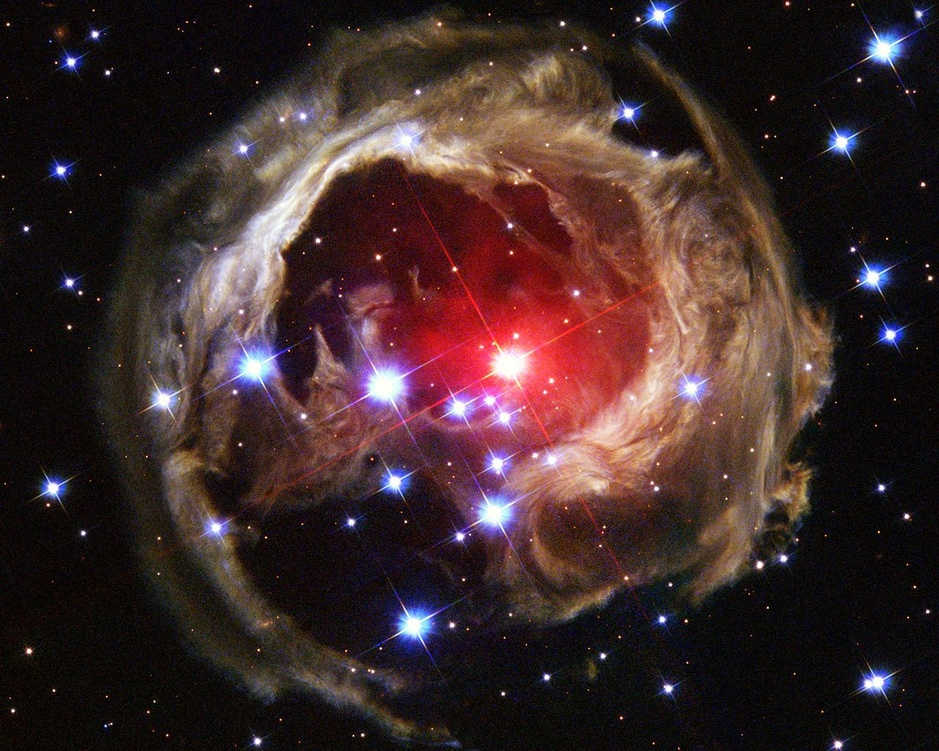
#> input picture Backend/Cutting pictures/picture_source/5276d09a0e69f.jpg, 939 x 751 px, shrunk from 1280 x 1024 before the run; its folder holds only this picture in this run
$ python main.py
#> lines starting #> are read from the running program, lines starting #| are printed output that depends on the picture
### Backend/Cutting pictures/picture.py
import cv2
import os
from threading import Thread
from multiprocessing import cpu_count
from concurrent.futures.process import ProcessPoolExecutor


def check_or_create_dirs():
    dir_list = ["large", "medium", "small"]
    for directory in dir_list:
        os.makedirs(directory, exist_ok=True)


def picture_cutting(picture_name, folder, y, x):
#> called with picture_name = '5276d09a0e69f.jpg', folder = 'large', y = 500, x = 500
    img = cv2.imread(f"picture_source/{picture_name}")
#> img is the input picture: shape (751, 939, 3); mean B, G, R 42.5, 42.5, 62.5
    cv2.imwrite(f"{folder}/{picture_name}", img[0:y, 0:x])
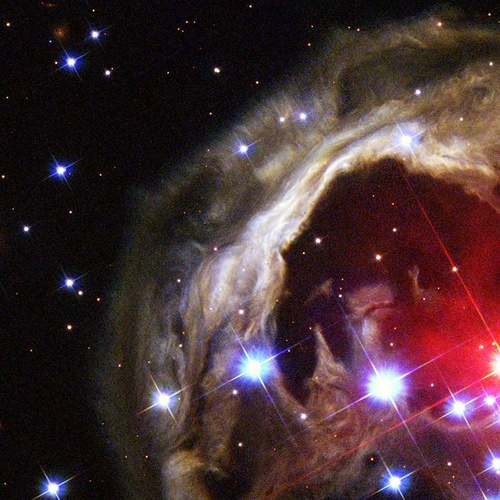
#> saved as 5276d09a0e69f.jpg: shape (500, 500, 3); mean B, G, R 51.5, 48.4, 71.4


def sync_cutting(files_name):
    for name in files_name:
        picture_cutting(name, "large", 500, 500)
        picture_cutting(name, "medium", 300, 500)
#> call 2 of picture_cutting, with picture_name = '5276d09a0e69f.jpg', folder = 'medium', y = 300, x = 500
#> in picture_cutting (call 2), `cv2.imwrite(f"{folder}/{picture_name}", img[0:y, 0:x])`:
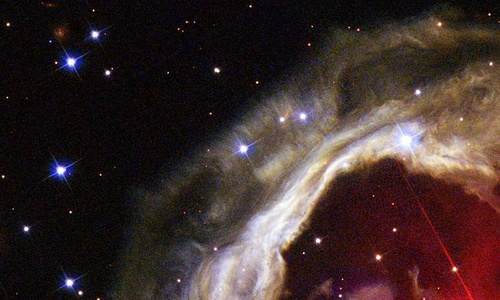
#> saved as 5276d09a0e69f.jpg: shape (300, 500, 3); mean B, G, R 43.9, 45.8, 61.5
        picture_cutting(name, "small", 50, 50)
#> call 3 of picture_cutting, with picture_name = '5276d09a0e69f.jpg', folder = 'small', y = 50, x = 50
#> in picture_cutting (call 3), `cv2.imwrite(f"{folder}/{picture_name}", img[0:y, 0:x])`:
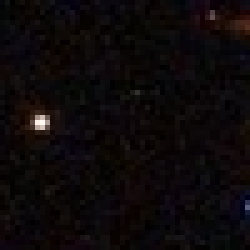
#> saved as 5276d09a0e69f.jpg: shape (50, 50, 3) (shown 5 times larger); mean B, G, R 9.7, 8.9, 13.2


# [23 lines left out: functions multiple_cutting, thread_cutting, not called in this run]

### Backend/Cutting pictures/main.py
import click
import os
from picture import check_or_create_dirs, multiple_cutting, thread_cutting, sync_cutting
from time import time


@click.command()
@click.option("--multiprocessing", is_flag=True)
@click.option("--multithreading", is_flag=True)
def program(multiprocessing, multithreading):
    start_time = time()
    check_or_create_dirs()
    files_name = os.listdir("picture_source")
    if multiprocessing and multithreading:
        raise click.UsageError('Use only "--multiprocessing" or "--multithreading"')
    elif multiprocessing:
        multiple_cutting(files_name)
    elif multithreading:
        thread_cutting(files_name)
    else:
        sync_cutting(files_name)
    print(f"Time process: {time() - start_time} seconds")


if __name__ == '__main__':
    program()
#> (the program exits here)
